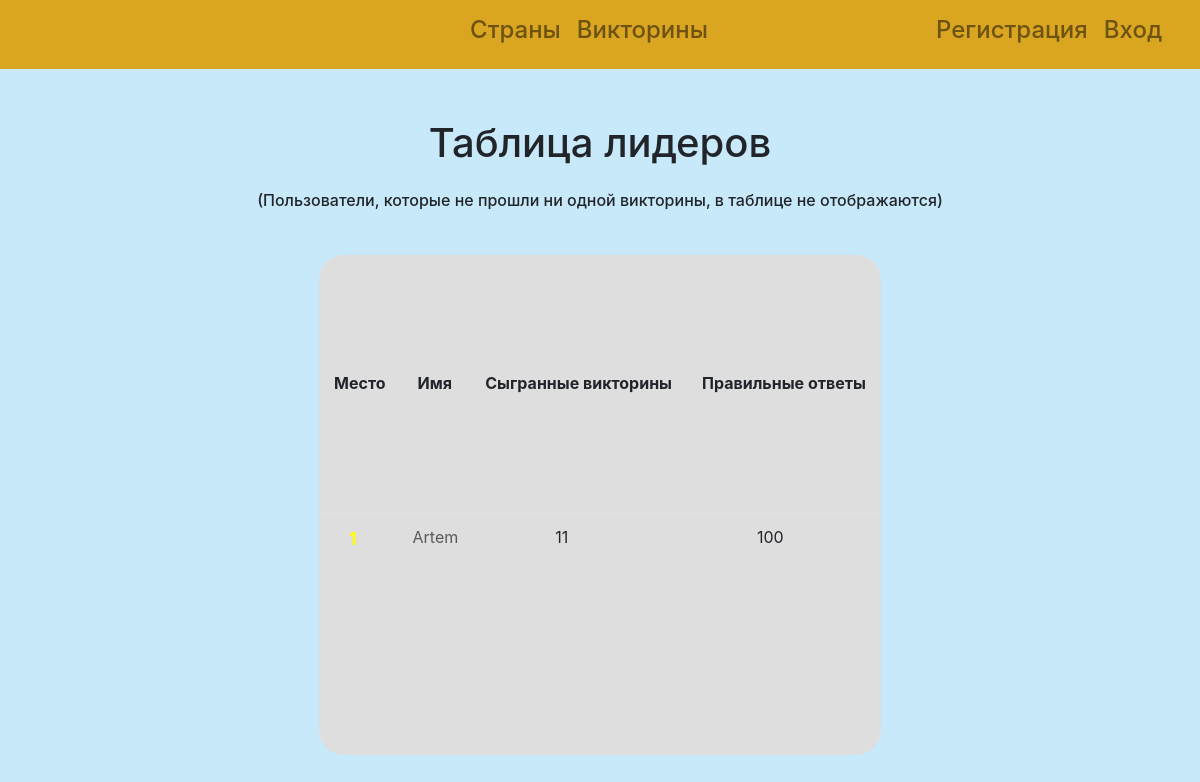
The page /leaderboard on the database as committed earlier.
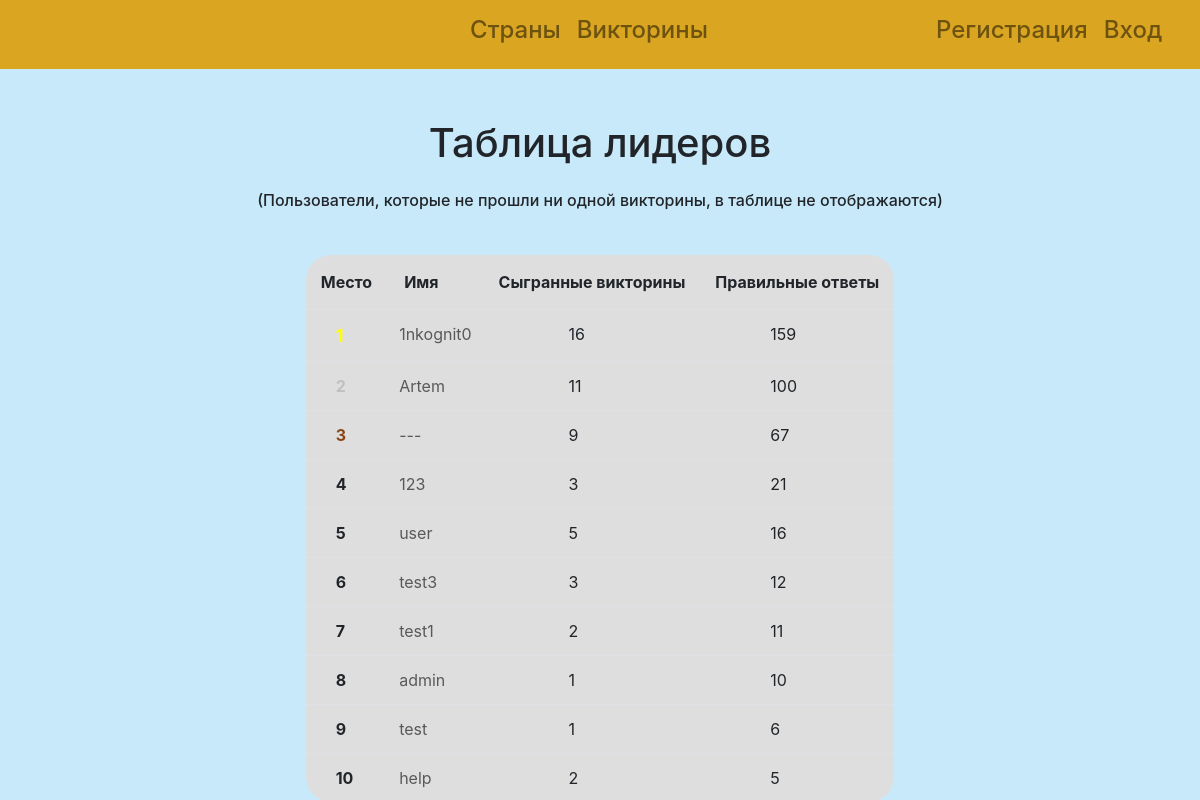
The same page on the database as committed later.
### data/users.py (models this page shows, shortened)
class User(SqlAlchemyBase, UserMixin):
    __tablename__ = 'users'
    id = sqlalchemy.Column(sqlalchemy.Integer, primary_key=True, autoincrement=True)
    login = sqlalchemy.Column(sqlalchemy.String, index=True, unique=True, nullable=True)
    hashed_password = sqlalchemy.Column(sqlalchemy.String, nullable=True)
    created_date = sqlalchemy.Column(sqlalchemy.DateTime, default=datetime.date.today())
    description = sqlalchemy.Column(sqlalchemy.String, nullable=True, default='Нет описания')
    avatar = sqlalchemy.Column(sqlalchemy.String, nullable=True)
    amount_quiz = sqlalchemy.Column(sqlalchemy.Integer, nullable=True, default=0)
    correct_answers = sqlalchemy.Column(sqlalchemy.Integer, nullable=True, default=0)

### main.py (the view)
@app.route('/leaderboard')
def leaderboard():
    users = session.query(User.login, User.amount_quiz, User.correct_answers).all()
    sorted_users = [user for user in users if user[1] != 0]
    leaders = sorted(sorted_users, key=lambda x: (x[2], x[1]))
    for place, user in enumerate(leaders[::-1]):
        leaders[place] = (place + 1, user[0], user[1], user[2])
    return render_template('leaderboard.html', leaders=leaders)

### templates/leaderboard.html (shortened to what this page needs)
{% extends "base.html" %}
{% block content %}
<head>
</head>
<h1 class="mb-4 text-center" style="margin-top: 50px;">Таблица лидеров</h1>
<h6 align="center" style="margin-top: 0px; margin-bottom: 45px;">(Пользователи, которые не прошли ни одной викторины, в таблице не отображаются)</h6>
<center>
    <table class="leaderboard">
        <tr>
            <td style="padding: 15px;">
                <strong>Место</strong>
            </td>
            <td style="padding-left: 17px;">
                <strong>Имя</strong>
            </td>
            <td style="padding: 15px;">
                <strong>Сыгранные викторины</strong>
            </td>
            <td style="padding: 15px;">
                <strong>Правильные ответы</strong>
            </td>
        </tr>
        {% for leader in leaders %}
            {% if leader[0] <= 10 %}
                <tr class="table">
                    <td style="padding-left: 30px;">
                        {% if leader[0] == 1 %}
                            <strong><font color="yellow" size="4px">1</font></strong>
                        {% elif leader[0] == 2 %}
                            <strong><font color="silver">2</font></strong>
                        {% elif leader[0] == 3 %}
                            <strong><font color="SaddleBrown">3</font></strong>
                        {% else %}
                            <strong>{{leader[0]}}</strong>
                        {% endif %}
                    </td>
                    <td>
                        <a href="/profile/{{leader[1]}}">{{leader[1]}}</a>
                    </td>
                    <td style="padding-left: 85px;">
                        {{leader[2]}}
                    </td>
                    <td style="padding-left: 70px;">
                        {{leader[3]}}
                    </td>
                </tr>
            {% endif %}
        {% endfor %}
    </table>
</center>
{% endblock %}

### templates/base.html (shortened to what this page needs)
<!doctype html>
<html lang="en">
<head>
    <link rel="stylesheet"
          href="https://stackpath.bootstrapcdn.com/bootstrap/4.4.1/css/bootstrap.min.css"
>
    <link rel="stylesheet" type="text/css" href="{{ url_for('static', filename='css/style.css') }}">
</head>
<body>
<header>
    <nav class="navbar-expand navbar-light" style="background-color: #daa520;">
        <div class="container navbar">
            <ul class="navbar-nav font-weight-bold mx-auto">
                <li class="nav-item">
                    <a class="nav-item nav-link h4" href="/" style="margin-left: 220px;">Страны</a>
                </li>
                <li class="nav-item">
                    <a class="nav-item nav-link h4" href="/quizzes">Викторины</a>
                </li>
            </ul>
            <ul class="navbar-nav font-weight-bold mx-right">
                {% if current_user.is_authenticated %}
                <li class="nav-item">
                    <span class="nav-item nav-link active h4">{{ current_user.login }}</span>
                </li>
                <li class="nav-item dropdown">
                  <div class="dropdown">
                      <button class="drop-button btn-warning">Меню <font size="2px;">▼</font></button>
                      <div class="dropdown-content">
                          <a href="/profile/{{current_user.login}}">Профиль</a>
                          <a href="/leaderboard">Таблица лидеров</a>
                          <a href="#">Получение БД (json)</a>
                          <a href="{{ url_for('log_out') }}"> <font color="red">Выход из аккаунта</font></a>
                      </div>
                  </div>
                </li>
                {% else %}
                <li class="nav-item">
                    <a class="nav-item nav-link h4" href="{{ url_for('register_page') }}">Регистрация</a>
                </li>
                <li class="nav-item">
                    <a class="nav-item nav-link h4" href="{{ url_for('login_page') }}">Вход</a>
                </li>
                {% endif %}
            </ul>
        </div>
    </nav>
</header>
<main role="main" class="container p-0">
    {% block content %}{% endblock %}
</main>
</body>
</html>

### static/css/style.css (style rules this page uses)
a { text-decoration: none; color: #595959; }
.leaderboard { height: 500px; background: #dedede; border-radius: 25px; }

### templates/base.html (style rules this page uses)
body { background: #c8e9f9; }

### templates/leaderboard.html (style rules this page uses)
tr.table { padding-top: 0px; padding-bottom: 0px; }
table tr td a { display: block; width: 100%; height: 100%; }

Rows that differ between the two databases and show on the page:
added User: login "1nkognit0", amount_quiz "16", correct_answers "159"
shown differently, row unchanged: User "Artem": now shows "2"
added User: shows "3", login "---", amount_quiz "9", correct_answers "67"
now on this page (row edited): User: leader "4", login "123", leader "3", correct_answers "21"
now on this page (row edited): User: amount_quiz "5", login "user", correct_answers "16"
added User: leader "6", login "test3", amount_quiz "3", correct_answers "12"
added User: leader "7", login "test1", amount_quiz "2", correct_answers "11"
now on this page (row edited): User: leader "8", login "admin", amount_quiz "1", correct_answers "10"
added User: leader "9", login "test", amount_quiz "1", correct_answers "6"
added User: leader "10", login "help", amount_quiz "2", correct_answers "5"
